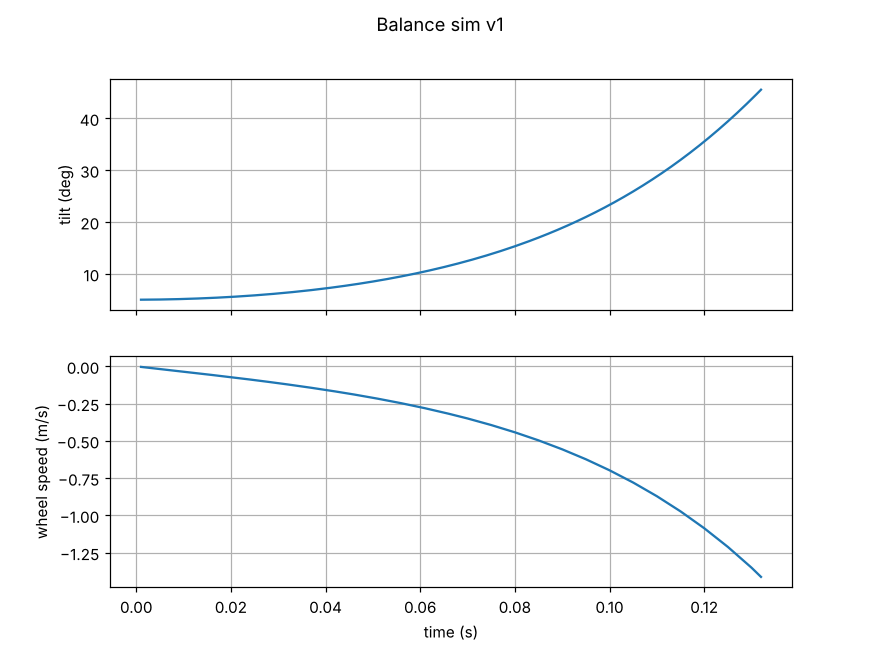

The Python source for this figure:
"""
Self-balancing robot PID simulation - v1 (first attempt)

Model: inverted pendulum on a wheeled base. Stepper motors are speed
controlled, so the controller output is treated as wheel acceleration.

    theta_ddot = (g*sin(theta) - a*cos(theta)) / L

theta = tilt from vertical (rad, + = leaning forward)
a     = wheel/base acceleration (m/s^2, + = forward)
"""
import math
import matplotlib
matplotlib.use("Agg")
import matplotlib.pyplot as plt

# --- physical parameters ---
G = 9.81          # m/s^2
L = 0.10          # m, wheel axle to centre of mass

# --- timing ---
DT_CTRL = 1 / 200     # control loop period (200 Hz)
DT_PHYS = 1 / 1000    # physics step
T_END = 5.0

# --- PID gains (output = wheel acceleration, m/s^2 per rad) ---
KP = 40.0
KI = 5.0
KD = 2.4

SETPOINT = 0.0                    # upright
THETA0 = math.radians(5.0)        # start tilted 5 degrees


def run():
    theta, omega = THETA0, 0.0    # tilt, tilt rate
    x, v = 0.0, 0.0               # base position, velocity
    integral, prev_error = 0.0, 0.0
    accel = 0.0
    t, next_ctrl = 0.0, 0.0
    log = {"t": [], "theta": [], "v": [], "a": []}
    fell_at = None

    while t < T_END:
        if t >= next_ctrl:
            error = SETPOINT - theta
            integral += error * DT_CTRL
            derivative = error - prev_error
            prev_error = error
            accel = KP * error + KI * integral + KD * derivative
            next_ctrl += DT_CTRL

        alpha = (G * math.sin(theta) - accel * math.cos(theta)) / L
        omega += alpha * DT_PHYS
        theta += omega * DT_PHYS
        v += accel * DT_PHYS
        x += v * DT_PHYS
        t += DT_PHYS

        log["t"].append(t)
        log["theta"].append(math.degrees(theta))
        log["v"].append(v)
        log["a"].append(accel)

        if abs(theta) > math.radians(45):
            fell_at = t
            break

    return log, fell_at


if __name__ == "__main__":
    log, fell_at = run()
    if fell_at is not None:
        print(f"FELL OVER at t = {fell_at:.3f} s")
    else:
        print(f"Still upright at t = {T_END} s")
    print(f"max |tilt| = {max(abs(a) for a in log['theta']):.2f} deg")
    print(f"final tilt = {log['theta'][-1]:.2f} deg, final speed = {log['v'][-1]:.2f} m/s")

    fig, ax = plt.subplots(2, 1, figsize=(8, 6), sharex=True)
    ax[0].plot(log["t"], log["theta"]); ax[0].set_ylabel("tilt (deg)"); ax[0].grid(True)
    ax[1].plot(log["t"], log["v"]); ax[1].set_ylabel("wheel speed (m/s)")
    ax[1].set_xlabel("time (s)"); ax[1].grid(True)
    fig.suptitle("Balance sim v1")
    fig.savefig("balance_sim_v1.png", dpi=110)
